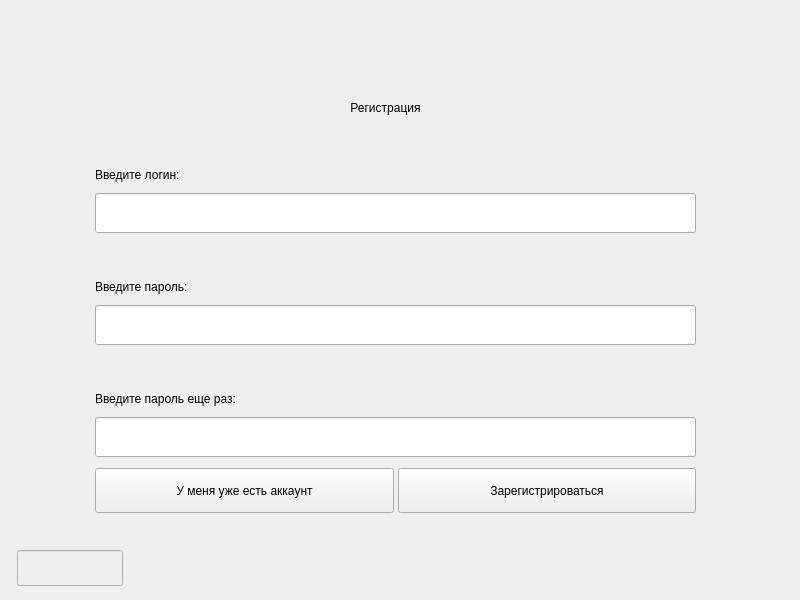
<?xml version="1.0" encoding="UTF-8"?>
<ui version="4.0">
 <class>SignUp</class>
 <widget class="QWidget" name="SignUp">
  <property name="geometry">
   <rect>
    <x>0</x>
    <y>0</y>
    <width>800</width>
    <height>600</height>
   </rect>
  </property>
  <property name="sizePolicy">
   <sizepolicy hsizetype="Fixed" vsizetype="Fixed">
    <horstretch>0</horstretch>
    <verstretch>0</verstretch>
   </sizepolicy>
  </property>
  <property name="windowTitle">
   <string>Form</string>
  </property>
  <widget class="QWidget" name="verticalLayoutWidget">
   <property name="geometry">
    <rect>
     <x>95</x>
     <y>125</y>
     <width>601</width>
     <height>401</height>
    </rect>
   </property>
   <layout class="QVBoxLayout" name="form_layout">
    <property name="spacing">
     <number>4</number>
    </property>
    <item>
     <widget class="QLabel" name="enter_login_label">
      <property name="minimumSize">
       <size>
        <width>0</width>
        <height>50</height>
       </size>
      </property>
      <property name="maximumSize">
       <size>
        <width>16777215</width>
        <height>50</height>
       </size>
      </property>
      <property name="styleSheet">
       <string notr="true">font: 63 11pt &quot;Yu Gothic UI Semibold&quot;;</string>
      </property>
      <property name="text">
       <string>Введите логин:</string>
      </property>
      <property name="alignment">
       <set>Qt::AlignBottom|Qt::AlignLeading|Qt::AlignLeft</set>
      </property>
     </widget>
    </item>
    <item>
     <widget class="QLineEdit" name="login">
      <property name="minimumSize">
       <size>
        <width>0</width>
        <height>40</height>
       </size>
      </property>
      <property name="styleSheet">
       <string notr="true">font: 63 11pt &quot;Yu Gothic UI Semibold&quot;;</string>
      </property>
     </widget>
    </item>
    <item>
     <widget class="QLabel" name="enter_password_label">
      <property name="minimumSize">
       <size>
        <width>0</width>
        <height>50</height>
       </size>
      </property>
      <property name="maximumSize">
       <size>
        <width>16777215</width>
        <height>50</height>
       </size>
      </property>
      <property name="styleSheet">
       <string notr="true">font: 63 11pt &quot;Yu Gothic UI Semibold&quot;;</string>
      </property>
      <property name="text">
       <string>Введите пароль:</string>
      </property>
      <property name="alignment">
       <set>Qt::AlignBottom|Qt::AlignLeading|Qt::AlignLeft</set>
      </property>
     </widget>
    </item>
    <item>
     <widget class="QLineEdit" name="password">
      <property name="minimumSize">
       <size>
        <width>0</width>
        <height>40</height>
       </size>
      </property>
      <property name="styleSheet">
       <string notr="true">font: 63 6pt &quot;Yu Gothic UI Semibold&quot;;</string>
      </property>
      <property name="echoMode">
       <enum>QLineEdit::Password</enum>
      </property>
     </widget>
    </item>
    <item>
     <widget class="QLabel" name="repeat_password_label">
      <property name="minimumSize">
       <size>
        <width>0</width>
        <height>50</height>
       </size>
      </property>
      <property name="maximumSize">
       <size>
        <width>16777215</width>
        <height>50</height>
       </size>
      </property>
      <property name="styleSheet">
       <string notr="true">font: 63 11pt &quot;Yu Gothic UI Semibold&quot;;</string>
      </property>
      <property name="text">
       <string>Введите пароль еще раз:</string>
      </property>
      <property name="alignment">
       <set>Qt::AlignBottom|Qt::AlignLeading|Qt::AlignLeft</set>
      </property>
     </widget>
    </item>
    <item>
     <widget class="QLineEdit" name="repeat_password">
      <property name="minimumSize">
       <size>
        <width>0</width>
        <height>40</height>
       </size>
      </property>
      <property name="styleSheet">
       <string notr="true">font: 63 6pt &quot;Yu Gothic UI Semibold&quot;;</string>
      </property>
      <property name="echoMode">
       <enum>QLineEdit::Password</enum>
      </property>
     </widget>
    </item>
    <item>
     <layout class="QHBoxLayout" name="buttons_layout">
      <item>
       <widget class="QPushButton" name="i_have_accont">
        <property name="minimumSize">
         <size>
          <width>0</width>
          <height>45</height>
         </size>
        </property>
        <property name="styleSheet">
         <string notr="true">font: 63 11pt &quot;Yu Gothic UI Semibold&quot;;</string>
        </property>
        <property name="text">
         <string>У меня уже есть аккаунт</string>
        </property>
       </widget>
      </item>
      <item>
       <widget class="QPushButton" name="sign_up_button">
        <property name="minimumSize">
         <size>
          <width>0</width>
          <height>45</height>
         </size>
        </property>
        <property name="styleSheet">
         <string notr="true">font: 63 11pt &quot;Yu Gothic UI Semibold&quot;;</string>
        </property>
        <property name="text">
         <string>Зарегистрироваться</string>
        </property>
       </widget>
      </item>
     </layout>
    </item>
   </layout>
  </widget>
  <widget class="QLabel" name="sign_up_label">
   <property name="geometry">
    <rect>
     <x>245</x>
     <y>80</y>
     <width>281</width>
     <height>56</height>
    </rect>
   </property>
   <property name="styleSheet">
    <string notr="true">font: 63 18pt &quot;Yu Gothic UI Semibold&quot;;</string>
   </property>
   <property name="text">
    <string>Регистрация</string>
   </property>
   <property name="alignment">
    <set>Qt::AlignCenter</set>
   </property>
  </widget>
  <widget class="QLineEdit" name="error_line">
   <property name="enabled">
    <bool>false</bool>
   </property>
   <property name="geometry">
    <rect>
     <x>17</x>
     <y>550</y>
     <width>106</width>
     <height>36</height>
    </rect>
   </property>
   <property name="styleSheet">
    <string notr="true">font: 63 12pt &quot;Yu Gothic UI Semibold&quot;;</string>
   </property>
   <property name="alignment">
    <set>Qt::AlignCenter</set>
   </property>
  </widget>
 </widget>
 <resources/>
 <connections/>
</ui>
